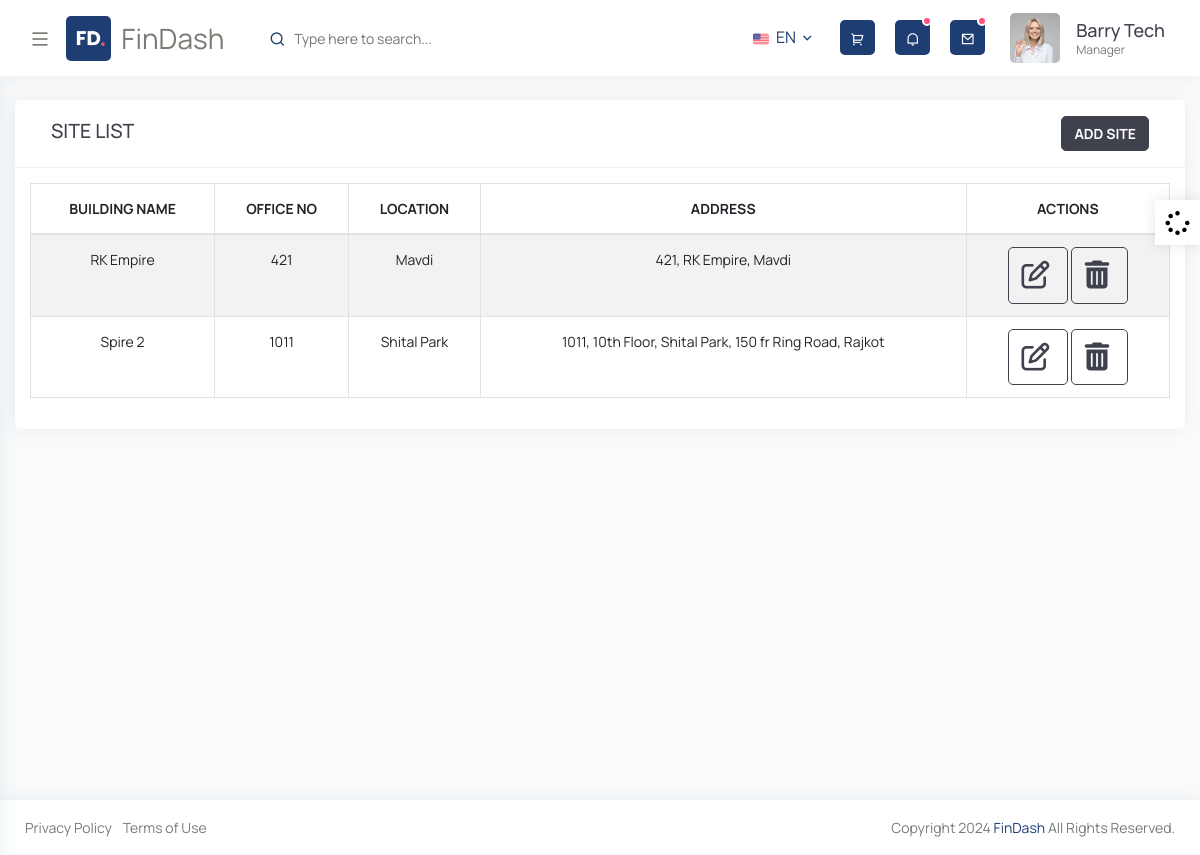
The page /building_list on the database as committed earlier.
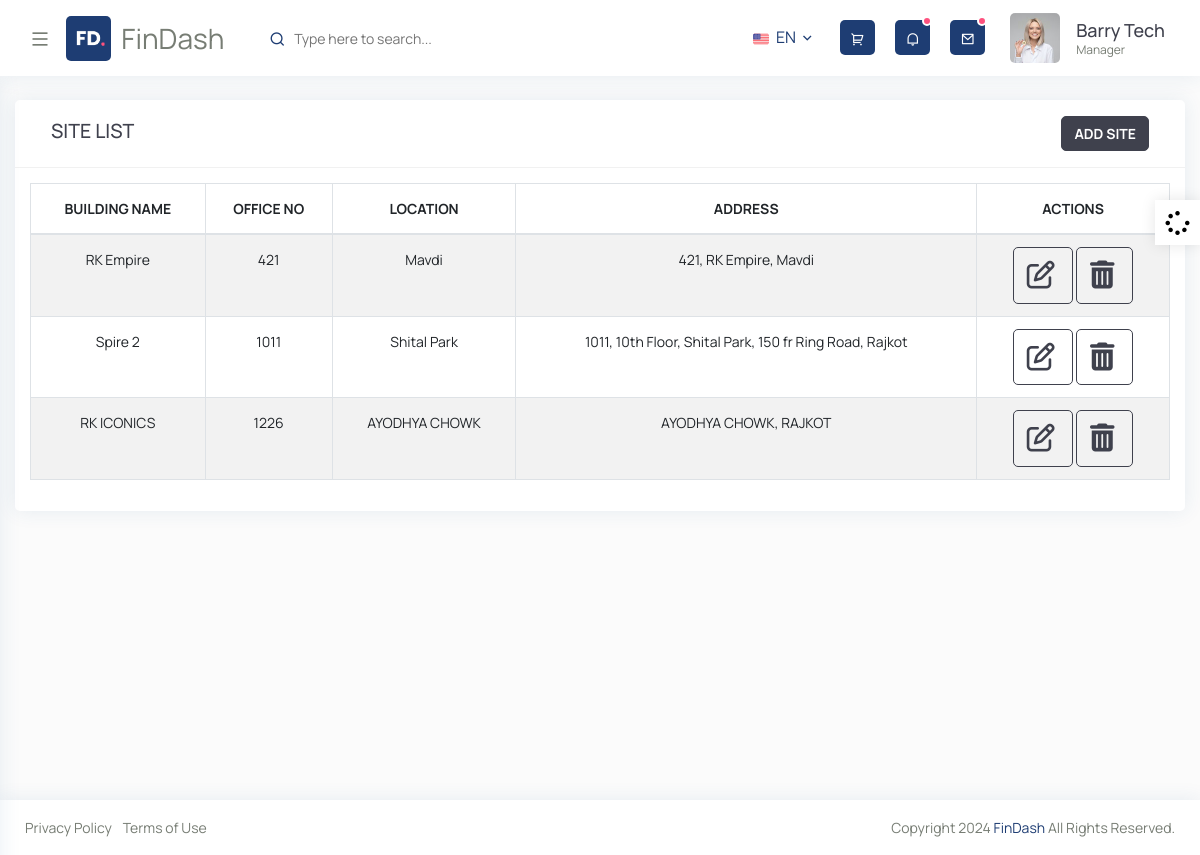
The same page on the database as committed later.
### dashboard/models.py (models this page shows, shortened)
class Building(models.Model):
    building_name = models.CharField(max_length=255, blank = True, null = True)
    office_no = models.CharField(max_length = 255, blank = True, null = True)
    location = models.CharField(max_length = 255, blank = True, null = True)
    address = models.CharField(max_length= 255, blank = True, null = True)

### dashboard/views.py (the view)
# urls.py: path('building_list', views.building_list, name='building_list'),
def building_list(request):
    all_building = Building.objects.all()
    context = {
        'parent' : 'building',
        'segment' : 'building_list',
        'buildings': all_building
    }
    return render(request, 'dashboard/list_buildings.html', context=context)

### templates/dashboard/list_buildings.html (shortened to what this page needs)
{% extends 'layouts/base.html' %}
{% load static %}
{% block extrahead %}
<link rel="stylesheet" href="path/to/font-awesome/css/font-awesome.min.css">
<link rel="stylesheet" href="https://cdn.datatables.net/2.0.0/css/dataTables.dataTables.css" />
{% endblock extrahead %}
{% block content %}
 <div id="content-page" class="content-page">
   <div class="container-fluid">
      <div class="row">
         <div class="col-sm-12">
            <div class="iq-card">
               <div class="iq-card-header">
                  <div class="iq-header-title d-flex justify-content-between p-3">
                     <h4 class="card-title">SITE LIST</h4>
                     <a href="{% url 'add_building' %}" class="btn btn-dark bg-gradient-primary font-weight-bold">
                        ADD SITE
                     </a>
                  </div>
               </div>
               <div class="iq-card-body">
                  <div class="table-responsive">
                     <table id="datatable" class="table table-striped table-bordered" >
                        <thead>
                           <tr >
                              <th class="text-center">BUILDING NAME</th>
                              <th class="text-center">OFFICE NO</th>
                              <th class="text-center">LOCATION</th>
                              <th class="text-center">ADDRESS</th>
                              <th class="text-center">ACTIONS</th>
                           </tr>
                        </thead>
                        <tbody>
                           {% for building in buildings %}
                           <tr>
                              <td class="text-center">{{ building.building_name }}</td>
                              <td class="text-center">{{ building.office_no }}</td>
                              <td class="text-center">{{ building.location }}</td>
                              <td class="text-center">{{ building.address }}</td>
                              <td class="text-center">
                                 <button class="btn btn-outline-dark" style="padding: 0.8rem 0.8rem;" onclick="editHospital({{ hospital.id }})">
                                    <i class="fa fa-edit fa-2x"></i>
                                 </button>
                                 <a href="#" class="btn btn-outline-dark" style="padding: 0.8rem 0.8rem;">
                                    <i class="fa fa-trash fa-2x"></i>
                                 </a>
                              </td>
                           </tr>
                           {% endfor %}
                        </tbody>
                     </table>
                  </div>
               </div>
            </div>
         </div>
      </div>
   </div>
</div>
{% endblock content %}

Rows that differ between the two databases and show on the page:
added Building: building_name "RK ICONICS", office_no "1226", location "AYODHYA CHOWK", address "AYODHYA CHOWK, RAJKOT"
